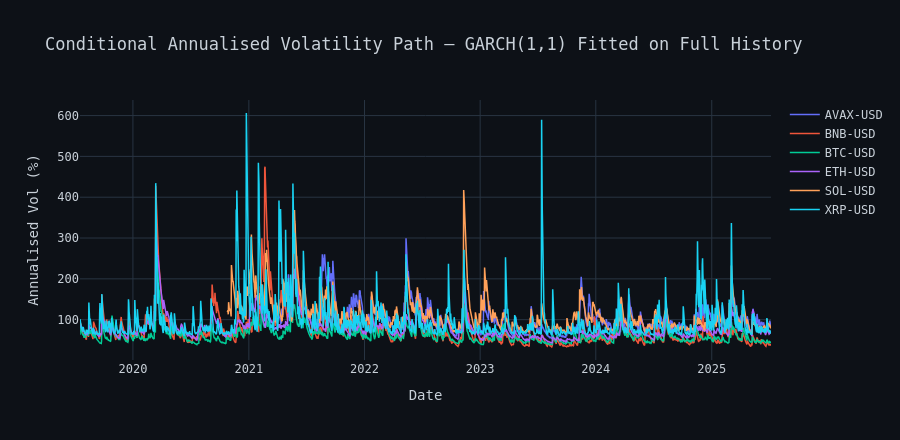

Notebook code for this chart:
### Markdown cell above
### 6.6 Full Conditional Volatility Path (All History)

### Code cell
fig = go.Figure()

for i, ticker in enumerate(TICKERS):
    t_df = df_raw[df_raw['ticker'] == ticker].sort_values('Date').reset_index(drop=True)
    returns = t_df['log_close_return_1'].values.astype(float)
    dates   = pd.to_datetime(t_df['Date'])

    # Fit on all data to get full conditional vol path
    params = fit_garch(returns)
    if params is None:
        continue

    sigma2 = _garch_variance_path(returns, params.mu, params.omega, params.alpha, params.beta)
    ann_vol = np.sqrt(sigma2) * np.sqrt(365) * 100   # annualised %

    fig.add_trace(go.Scatter(
        x=dates, y=ann_vol,
        name=ticker,
        line=dict(color=PALETTE[i % len(PALETTE)], width=1.5),
        mode='lines',
    ))

fig.update_layout(
    title='Conditional Annualised Volatility Path — GARCH(1,1) Fitted on Full History',
    xaxis_title='Date',
    yaxis_title='Annualised Vol (%)',
    height=440,
    **DARK,
)
fig.show()

### Figure 1 — Plotly figure (JSON) as saved in the notebook; plotly's stock layout.template omitted (floating-point values rounded to 4 significant figures; data arrays with more than 128 entries replaced by an {"elided": "..."} marker saying what was removed)
{"data": [{"line": {"color": "#636EFA", "width": 1.5}, "mode": "lines", "name": "AVAX-USD", "type": "scatter", "x": {"elided": "1554 str values"}, "y": {"elided": "1554 float values"}}, {"line": {"color": "#EF553B", "width": 1.5}, "mode": "lines", "name": "BNB-USD", "type": "scatter", "x": {"elided": "2182 str values"}, "y": {"elided": "2182 float values"}}, {"line": {"color": "#00CC96", "width": 1.5}, "mode": "lines", "name": "BTC-USD", "type": "scatter", "x": {"elided": "2182 str values"}, "y": {"elided": "2182 float values"}}, {"line": {"color": "#AB63FA", "width": 1.5}, "mode": "lines", "name": "ETH-USD", "type": "scatter", "x": {"elided": "2182 str values"}, "y": {"elided": "2182 float values"}}, {"line": {"color": "#FFA15A", "width": 1.5}, "mode": "lines", "name": "SOL-USD", "type": "scatter", "x": {"elided": "1717 str values"}, "y": {"elided": "1717 float values"}}, {"line": {"color": "#19D3F3", "width": 1.5}, "mode": "lines", "name": "XRP-USD", "type": "scatter", "x": {"elided": "2182 str values"}, "y": {"elided": "2182 float values"}}], "layout": {"font": {"color": "#c9d1d9", "family": "monospace"}, "height": 440, "paper_bgcolor": "#0d1117", "plot_bgcolor": "#0d1117", "title": {"text": "Conditional Annualised Volatility Path — GARCH(1,1) Fitted on Full History"}, "xaxis": {"title": {"text": "Date"}}, "yaxis": {"title": {"text": "Annualised Vol (%)"}}}}
